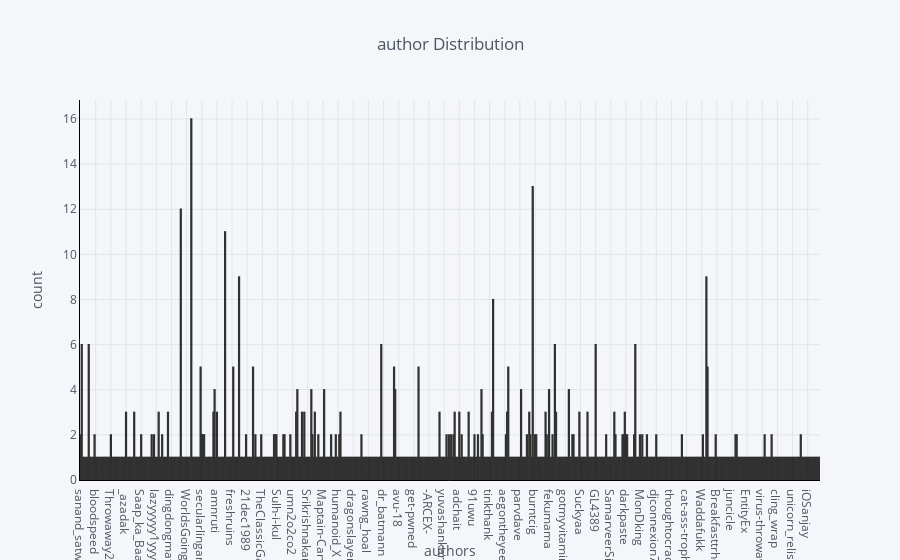

The code cell stored with this chart in its notebook:
### Code cell
configure_plotly_browser_state()
df['author'].iplot(
    kind='hist',
    bins=50,
    xTitle='Authors',
    linecolor='black',
    yTitle='count',
    title='Authors Distribution')

### Figure 1 — Plotly figure (JSON) as saved in the notebook; plotly's stock layout.template omitted (floating-point values rounded to 4 significant figures; data arrays with more than 128 entries replaced by an {"elided": "..."} marker saying what was removed)
{"data": [{"opacity": 0.8, "name": "author", "uid": "ba79b399-7ea3-4d53-8a92-8b31066060d0", "histnorm": "", "nbinsx": 50, "histfunc": "count", "marker": {"color": "rgba(255, 153, 51, 1.0)", "line": {"color": "#000000", "width": 1.3}}, "x": {"elided": "900 str values"}, "type": "histogram", "orientation": "v"}], "layout": {"title": {"text": "author Distribution", "font": {"color": "#4D5663"}}, "paper_bgcolor": "#F5F6F9", "plot_bgcolor": "#F5F6F9", "yaxis": {"tickfont": {"color": "#4D5663"}, "title": {"text": "count", "font": {"color": "#4D5663"}}, "showgrid": true, "zerolinecolor": "#E1E5ED", "gridcolor": "#E1E5ED", "linecolor": "black"}, "barmode": "overlay", "xaxis": {"tickfont": {"color": "#4D5663"}, "title": {"text": "authors", "font": {"color": "#4D5663"}}, "showgrid": true, "zerolinecolor": "#E1E5ED", "gridcolor": "#E1E5ED", "linecolor": "black"}, "legend": {"bgcolor": "#F5F6F9", "font": {"color": "#4D5663"}}}}
